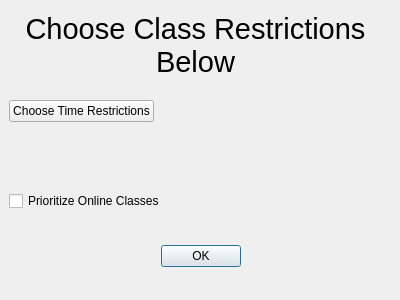
<?xml version="1.0" encoding="UTF-8"?>
<ui version="4.0">
 <class>ClassRestrictionsMainMenu</class>
 <widget class="QDialog" name="ClassRestrictionsMainMenu">
  <property name="geometry">
   <rect>
    <x>0</x>
    <y>0</y>
    <width>400</width>
    <height>300</height>
   </rect>
  </property>
  <property name="windowTitle">
   <string>Choose Class Restrictions</string>
  </property>
  <widget class="QDialogButtonBox" name="buttonBox">
   <property name="geometry">
    <rect>
     <x>30</x>
     <y>240</y>
     <width>341</width>
     <height>32</height>
    </rect>
   </property>
   <property name="layoutDirection">
    <enum>Qt::LeftToRight</enum>
   </property>
   <property name="orientation">
    <enum>Qt::Horizontal</enum>
   </property>
   <property name="standardButtons">
    <set>QDialogButtonBox::Ok</set>
   </property>
   <property name="centerButtons">
    <bool>true</bool>
   </property>
  </widget>
  <widget class="QWidget" name="formLayoutWidget">
   <property name="geometry">
    <rect>
     <x>0</x>
     <y>100</y>
     <width>461</width>
     <height>111</height>
    </rect>
   </property>
   <layout class="QFormLayout" name="formLayout">
    <property name="sizeConstraint">
     <enum>QLayout::SetDefaultConstraint</enum>
    </property>
    <property name="fieldGrowthPolicy">
     <enum>QFormLayout::ExpandingFieldsGrow</enum>
    </property>
    <property name="horizontalSpacing">
     <number>0</number>
    </property>
    <property name="leftMargin">
     <number>9</number>
    </property>
    <item row="1" column="0">
     <widget class="QPushButton" name="chooseTimeRestrictionsButton">
      <property name="text">
       <string>Choose Time Restrictions</string>
      </property>
     </widget>
    </item>
    <item row="3" column="0">
     <widget class="QCheckBox" name="preferOnlineClassesBox">
      <property name="text">
       <string>Prioritize Online Classes</string>
      </property>
     </widget>
    </item>
    <item row="2" column="0">
     <spacer name="verticalSpacer">
      <property name="orientation">
       <enum>Qt::Vertical</enum>
      </property>
      <property name="sizeHint" stdset="0">
       <size>
        <width>20</width>
        <height>20</height>
       </size>
      </property>
     </spacer>
    </item>
   </layout>
  </widget>
  <widget class="QLabel" name="titleTextLabel">
   <property name="geometry">
    <rect>
     <x>0</x>
     <y>0</y>
     <width>391</width>
     <height>91</height>
    </rect>
   </property>
   <property name="text">
    <string>&lt;html&gt;&lt;head/&gt;&lt;body&gt;&lt;p align=&quot;center&quot;&gt;&lt;span style=&quot; font-size:22pt;&quot;&gt;Choose Class Restrictions Below&lt;/span&gt;&lt;/p&gt;&lt;/body&gt;&lt;/html&gt;</string>
   </property>
   <property name="scaledContents">
    <bool>true</bool>
   </property>
   <property name="wordWrap">
    <bool>true</bool>
   </property>
  </widget>
 </widget>
 <resources/>
 <connections>
  <connection>
   <sender>buttonBox</sender>
   <signal>accepted()</signal>
   <receiver>ClassRestrictionsMainMenu</receiver>
   <slot>accept()</slot>
   <hints>
    <hint type="sourcelabel">
     <x>248</x>
     <y>254</y>
    </hint>
    <hint type="destinationlabel">
     <x>157</x>
     <y>274</y>
    </hint>
   </hints>
  </connection>
  <connection>
   <sender>buttonBox</sender>
   <signal>rejected()</signal>
   <receiver>ClassRestrictionsMainMenu</receiver>
   <slot>reject()</slot>
   <hints>
    <hint type="sourcelabel">
     <x>316</x>
     <y>260</y>
    </hint>
    <hint type="destinationlabel">
     <x>286</x>
     <y>274</y>
    </hint>
   </hints>
  </connection>
 </connections>
</ui>
